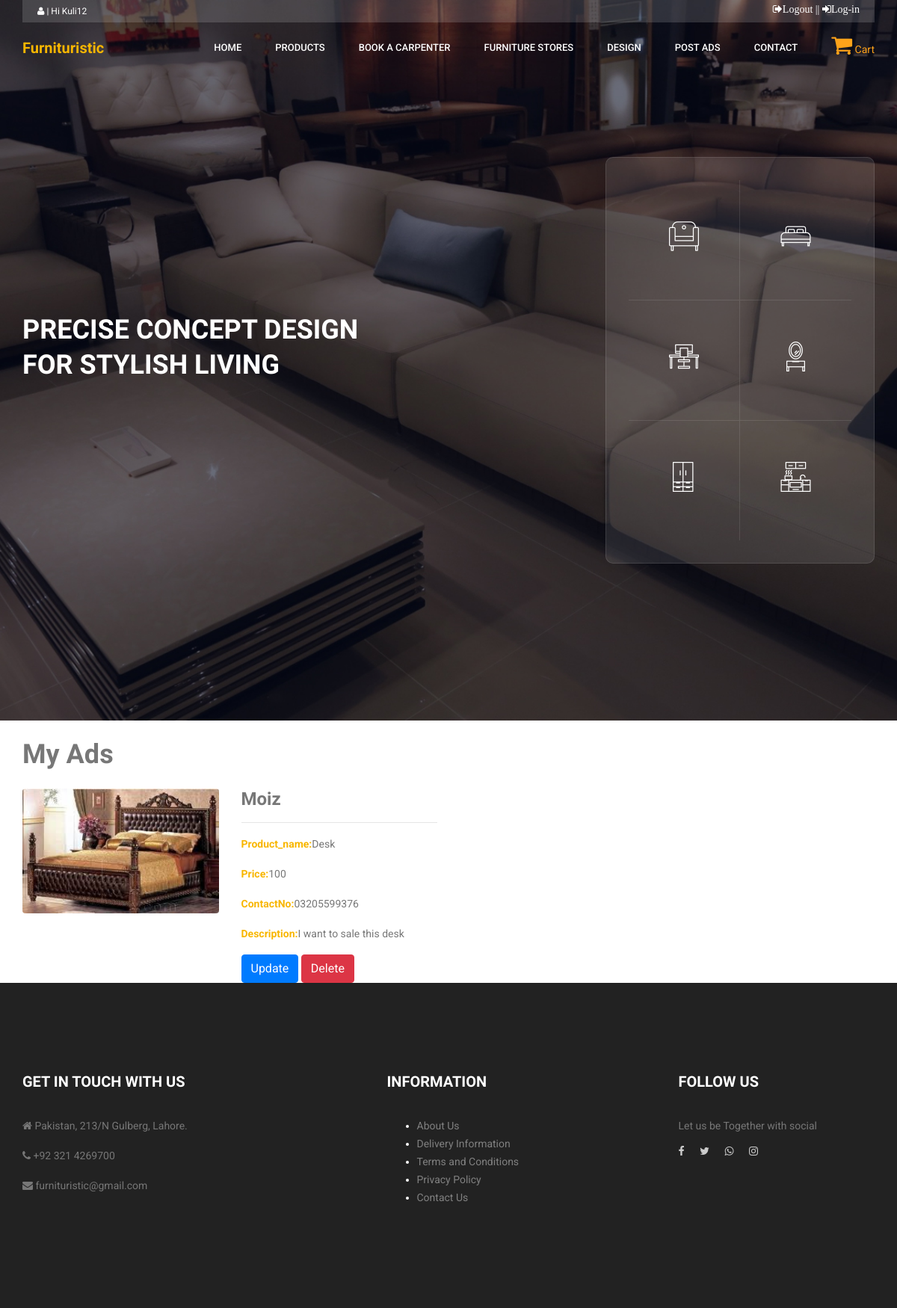
Screenshot of /UserPanel/my_posted_ads.php (signed in) with the database file from the repository.
### tables this page shows
CREATE TABLE `post_ads` (
  `id` int(11) NOT NULL,
  `user_id` int(11) NOT NULL,
  `name` varchar(20) NOT NULL,
  `pro_name` varchar(20) NOT NULL,
  `price` varchar(20) NOT NULL,
  `contactno` varchar(11) NOT NULL,
  `conditionn` varchar(3) NOT NULL,
  `email` varchar(255) NOT NULL,
  `description` varchar(255) NOT NULL,
  `img1` varchar(300) NOT NULL,
  `img2` varchar(300) NOT NULL,
  `img3` varchar(300) NOT NULL,
  `img4` varchar(300) NOT NULL,
  `date` datetime NOT NULL
);

### UserPanel/my_posted_ads.php (the view, shortened to what this page needs)
<?php
include "includes/header.php";
 ?>
 <div class="container">
   <h1 class="my-4">My Ads</h1>
   <div class="row">
   <?php
   $connection= mysqli_connect("localhost","root","","fyp_2");
   $query="select * from post_ads where user_id='$_SESSION[UserID]'";
   $result=$connection->query($query);
    while($row=mysqli_fetch_array($result))
    {
      ?>
      <div class="col-md-3">
        <a href="#"><img class="img-fluid rounded mb-3 mb-md-0" src="ads_Images/<?php echo $row["img1"];?>" alt="" width="300"height="600">
        </a>
      </div>
      <div class="col-md-3">
        <h3><?php echo $row["name"];?></h3>
        <hr>
                <p><b>Product_name:</b><?php echo $row["pro_name"];?></p>
        <p><b>Price:</b><?php echo $row["price"];?></p>
        <p><b>ContactNo:</b><?php echo $row["contactno"];?></p>
       <div class="" style="overflow-x: auto;" >
         <p ><b>Description:</b><?php echo $row["description"];?></p>
        </div>
        <a class="btn btn-primary"  href="update_ads.php?id=<?php echo $row['id']; ?>">Update</a>
   <a class="btn btn-danger" href="delete_ads.php?id=<?php echo $row['id']; ?>" >Delete</a>
 </div>
<?php
    }
    ?>
 </div>
</div>
 <?php
 include "includes/footer.php";
  ?>

### UserPanel/css/style.css (style rules this page uses)
a { text-decoration: none; transition: all 0.3s ease-in-out; }
body { line-height: 24px; font-size: 14px; font-family: "Roboto", sans-serif; font-weight: normal; color: #777777; }
h1, h2, h3, h4, h5, h6 { font-family: "Heebo", sans-serif; font-weight: bold; }
@media (min-width: 1200px) { .container { max-width: 1170px; } }
b, sup, sub, u, del { color: #f8b600; }
h1 { font-size: 36px; }
h3 { font-size: 24px; }

### UserPanel/css/cartHover.css (style rules this page uses)
*, *:before, *:after { box-sizing: border-box; }
img { float: left; margin-right: 10px; }

### rows the page displays
post_ads: img1 (picture), name "Moiz", pro_name "Desk", price "100", contactno "03205599376", description "I want to sale this desk"

### other values shown
$_SESSION['LoginUser'] "Kuli12"
